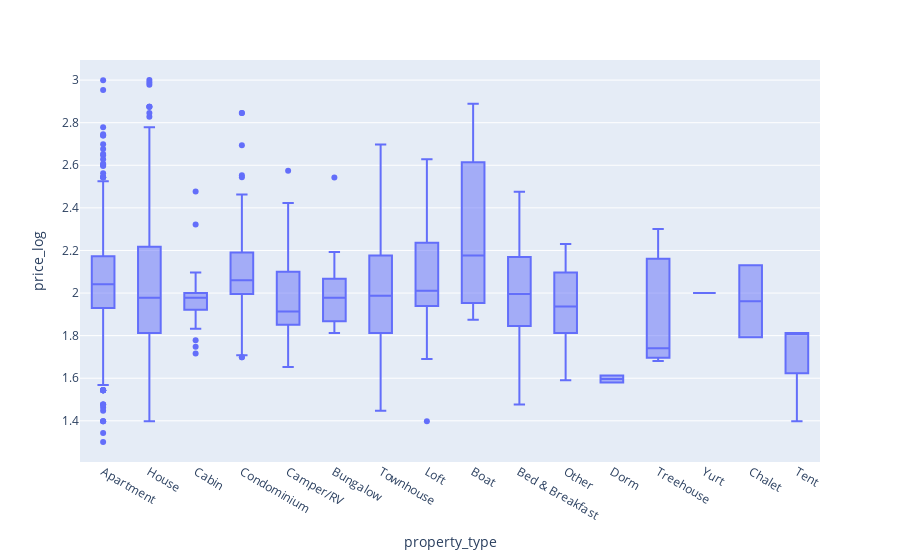

Source (notebook cell):
### Code cell
px.box(dataset, x = 'property_type', y = 'price_log')

### Figure 1 — Plotly figure (JSON) as saved in the notebook; plotly's stock layout.template omitted (floating-point values rounded to 4 significant figures; data arrays with more than 128 entries replaced by an {"elided": "..."} marker saying what was removed)
{"data": [{"alignmentgroup": "True", "hovertemplate": "property_type=%{x}<br>price_log=%{y}<extra></extra>", "legendgroup": "", "marker": {"color": "#636efa"}, "name": "", "notched": false, "offsetgroup": "", "orientation": "v", "showlegend": false, "type": "box", "x": {"elided": "3818 str values"}, "x0": " ", "xaxis": "x", "y": {"elided": "3818 float values"}, "y0": " ", "yaxis": "y"}], "layout": {"boxmode": "group", "legend": {"tracegroupgap": 0}, "margin": {"t": 60}, "xaxis": {"anchor": "y", "domain": [0, 1], "title": {"text": "property_type"}}, "yaxis": {"anchor": "x", "domain": [0, 1], "title": {"text": "price_log"}}}}
